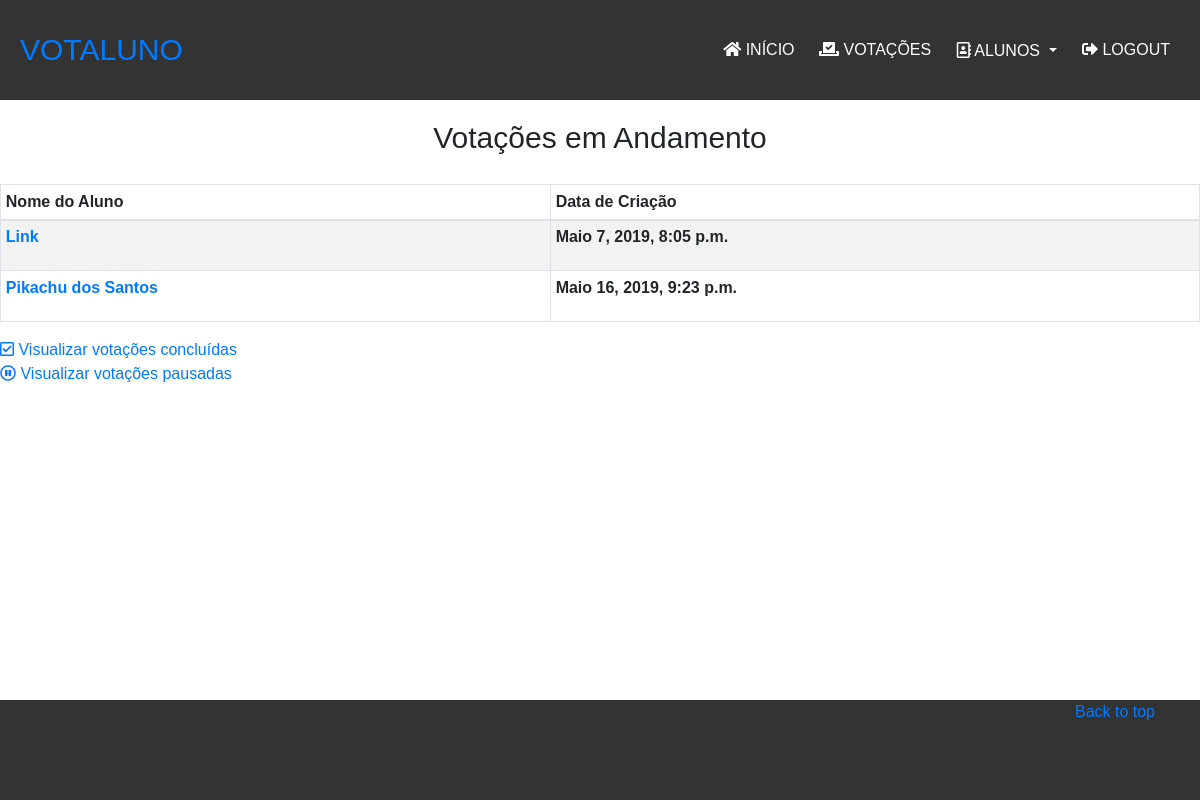
Before: /emAndamento/ (signed in) with the older database file.
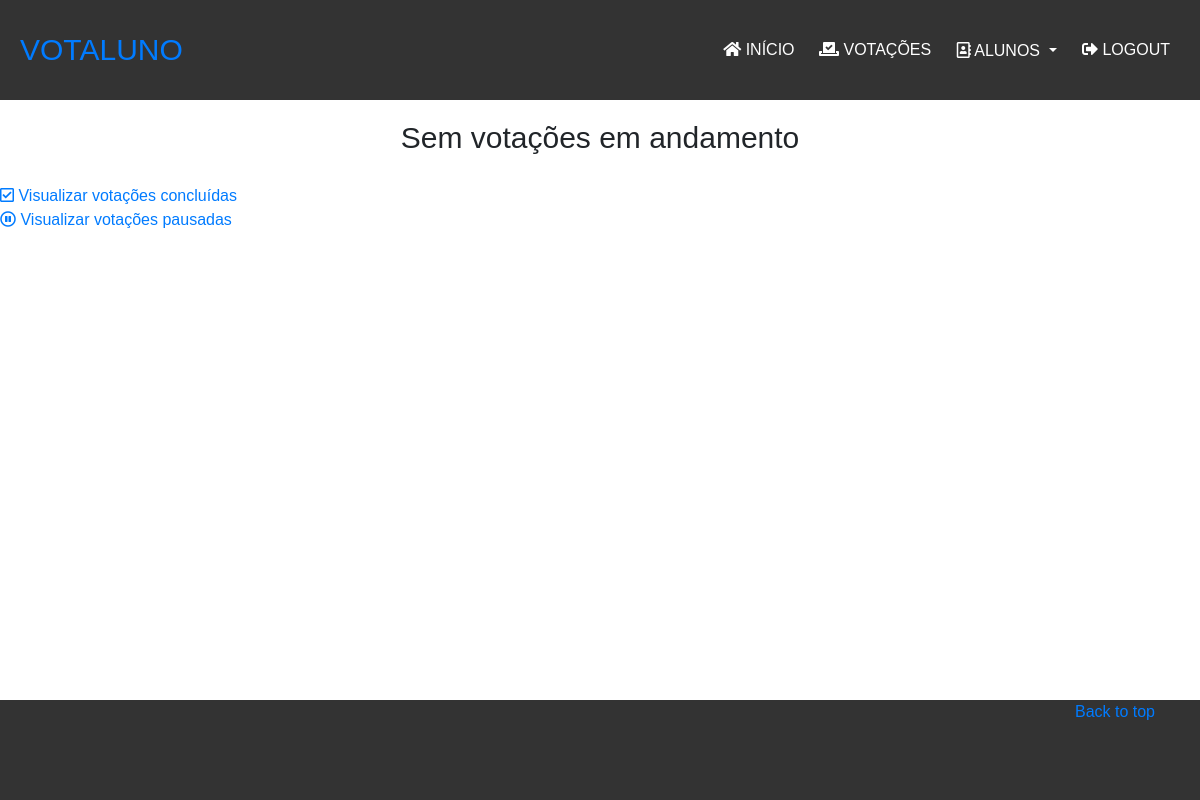
After: the same page with the newer database file.
### votacoes/models.py (models this page shows, shortened)
class Votacao(models.Model):
    aluno = models.ForeignKey(Aluno,on_delete=models.CASCADE)
    created_date = models.DateTimeField(default=now, editable=False)
    emAndamento = 1
    pausada = 2
    finalizada = 3
    escolhas =(
        (1,'Em Andamento'),
        (2,'Pausada'),
        (3,'Finalizada')
    )
    estado = models.IntegerField(choices=escolhas, default=2)
    class Meta:
        verbose_name_plural = 'votações'

class Aluno(models.Model):
    imagemAluno = models.ImageField(upload_to='images/')
    nomeAluno = models.CharField(
        max_length=255,
        null=False,
        blank=False
    )
    cpfAluno = models.CharField(
        max_length=14,
        null=False,
        blank=False
    )
    turmaAluno = models.ForeignKey("Turma",on_delete=models.CASCADE)

### votacoes/views.py (the view)
# urls.py: path('emAndamento/',views.emAndamento,name='emAndamento'),
@login_required
def emAndamento(request):
    context = {}
    votacoesEmAndamento = Votacao.objects.filter(estado=1)
    context['votacoesEmAndamento'] = votacoesEmAndamento
    return render(request,'votacoes/emAndamento.html',context)

### votacoes/templates/votacoes/emAndamento.html
{% extends 'baseSite.html' %}
{% block content %}
{% if votacoesEmAndamento %}
    <h2>Votações em Andamento</h2>
    <ul>
        <table id="dtVerticalScrollExample" class="table table-responsive-sm table-striped table-bordered table-sm" cellspacing="0"
        width="90%">
            <thead>
                <th>Nome do Aluno</th>
                <th> Data de Criação</th>
            </thead>
            <tbody>
                {% for Votacao in votacoesEmAndamento %}
                    <tr>
                        <th>
                            <li><a href="{% url 'exibirAluno' Votacao.aluno.cpfAluno %}">{{ Votacao.aluno.nomeAluno }}</a></li>
                        </th>
                        <th>
                            <p>{{ Votacao.created_date }}</p>
                        </th>
                    </tr>
                {% endfor %}
            </tbody>
        </table>
    </ul>
    <div class="divLinkEscolhas">
        <a href="{% url 'concluidas' %}"><i class="far fa-check-square"></i> Visualizar votações concluídas</a><br>
        <a href="{% url 'pausadas' %}"><i class="far fa-pause-circle"></i> Visualizar votações pausadas</a>
    </div>
{% else %}
    <h2>Sem votações em andamento</h2>
    <div class="divLinkEscolhas">
        <a href="{% url 'concluidas' %}"><i class="far fa-check-square"></i> Visualizar votações concluídas</a><br>
        <a href="{% url 'pausadas' %}"><i class="far fa-pause-circle"></i> Visualizar votações pausadas</a>
    </div>
{% endif %}
{% endblock %}

Changed rows visible on the page:
no longer on this page (row edited): Votacao: aluno.nomeAluno "Link", created_date "Maio 7, 2019, 8:05 p.m."
no longer on this page (row edited): Votacao: aluno.nomeAluno "Pikachu dos Santos", created_date "Maio 16, 2019, 9:23 p.m."
Other visible differences:
text no longer shown: "Votações em Andamento Nome do Aluno Data de Criação"
text now shown: "Sem votações em andamento"
